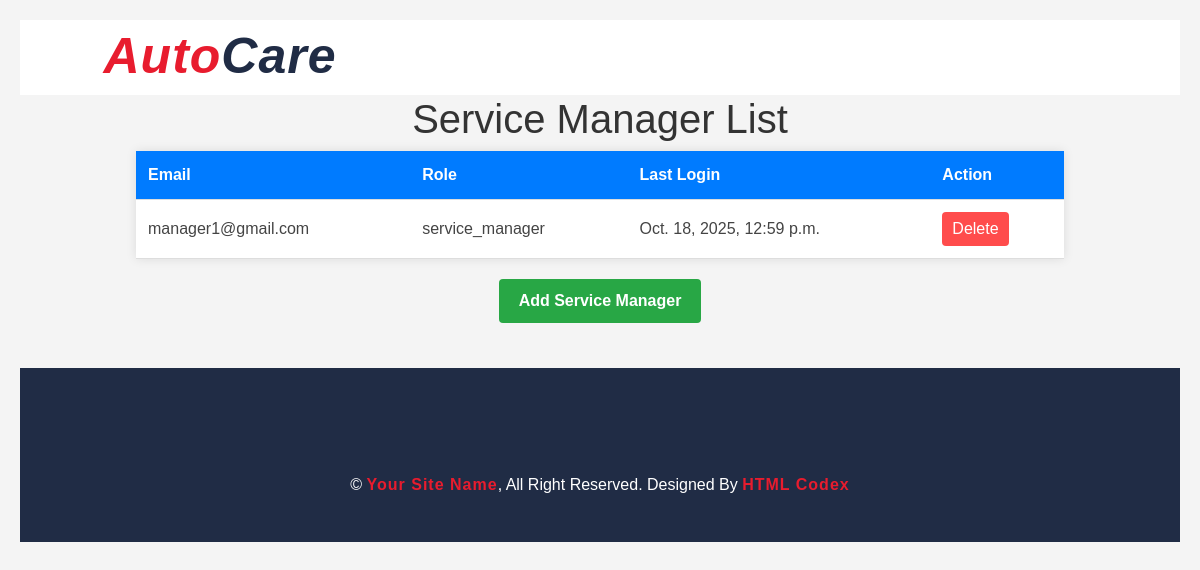
/service_manager_list/, run on the app's committed database.
### autocareweb/models.py (models this page shows, shortened)
class CustomUser(AbstractBaseUser, PermissionsMixin):
    email = models.EmailField(unique=True)
    role = models.CharField(max_length=20, choices=UserRole.choices, default=UserRole.CUSTOMER)
    is_active = models.BooleanField(default=True)
    is_staff = models.BooleanField(default=False)
    objects = CustomUserManager()
    USERNAME_FIELD = 'email'
    REQUIRED_FIELDS = []

### autocareweb/views.py (the view)
def service_manager_list(request):
    managers = CustomUser.objects.filter(role='service_manager')  # Filter service managers
    return render(request, 'admin/service_manager_list.html', {'managers': managers})

### templates/admin/service_manager_list.html (shortened to what this page needs)
{% extends 'partials/baseadmin.html' %}
{%block content%}
{% load static %}
<!DOCTYPE html>
<html lang="en">
<head>
</head>
<body>
    <h1>Service Manager List</h1>
    <table>
        <thead>
            <tr>
                <th>Email</th>
                <th>Role</th>
                <th>Last Login</th>
                <th>Action</th>
            </tr>
        </thead>
        <tbody>
            {% for manager in managers %}
                <tr>
                    <td>{{ manager.email }}</td>
                    <td>{{ manager.role }}</td>
                    <td>{{ manager.last_login }}</td>
                    <td>
                        <form method="POST" action="{% url 'delete_service_manager' manager.email %}">
                            <button type="submit" class="delete-btn">Delete</button>
                        </form>
                    </td>
                </tr>
            {% endfor %}
        </tbody>
    </table>
    <div class="button-container">
        <a href="{% url 'add_service_manager' %}" class="add-btn">Add Service Manager</a>
    </div>
</body>
</html>
{%endblock%}

### static/css/style.css (style rules this page uses)
body { color: #444444; font-weight: 400; background: #ffffff; font-family: 'Barlow', sans-serif; }
h1, h2, h3, h4, h5, h6 { color: #202C45; }
a { color: #202C45; transition: .3s; }

### templates/admin/service_manager_list.html (style rules this page uses)
body { font-family: Arial, sans-serif; background-color: #f4f4f4; margin: 0; padding: 20px; }
h1 { text-align: center; color: #333; }
table { width: 80%; margin: 0 auto; border-collapse: collapse; box-shadow: 0 0 10px rgba(0, 0, 0, 0.1); background-color: #fff; }
th, td { padding: 12px; text-align: left; border-bottom: 1px solid #ddd; }
th { background-color: #007BFF; color: white; }
.delete-btn { background-color: #FF4C4C; color: white; border: none; padding: 5px 10px; cursor: pointer; border-radius: 4px; }
.button-container { text-align: center; margin-top: 20px; }
.add-btn { display: inline-block; padding: 10px 20px; background-color: #28a745; color: white; text-decoration: none; border-radius: 4px; font-weight: bold; }
button { background: none; border: none; padding: 0; font: inherit; color: inherit; cursor: pointer; }

### data on the page
CustomUser: email "manager1@gmail.com", role "service_manager", last_login "Oct. 18, 2025, 12:59 p.m."
